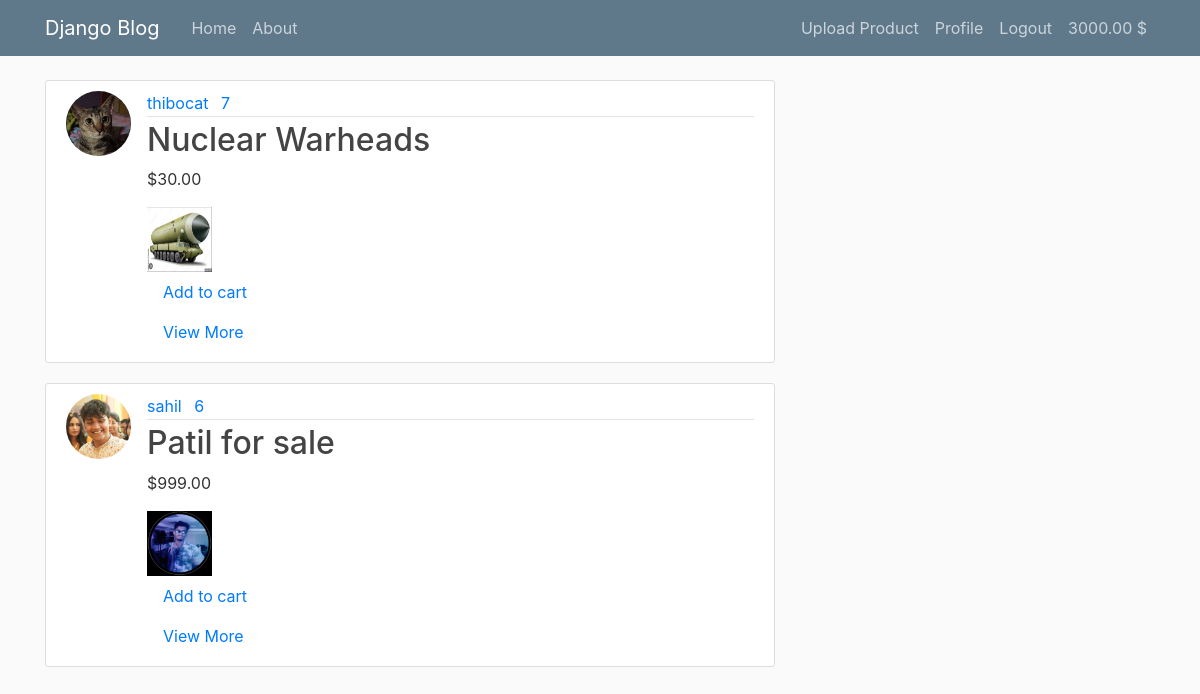
/ (signed in), run on the app's committed database.
### registration/models.py (models this page shows, shortened)
class Profile(models.Model):
    user = models.OneToOneField(User, on_delete=models.CASCADE)
    image = models.ImageField(default='default.jpg', upload_to='profile_pics')
    is_seller = models.BooleanField(default=False)
    cash = models.DecimalField(max_digits=10, decimal_places=2, default=0)

### blog/models.py (models this page shows, shortened)
class post(models.Model):
    title = models.CharField(max_length=100)
    price = models.DecimalField(max_digits=10, decimal_places=2)
    date = models.DateTimeField(default = timezone.now)
    author = models.ForeignKey(User, on_delete=models.CASCADE)
    image = models.ImageField(upload_to='images')

### blog/views.py (the view)
# urls.py: path('', PostListView.as_view(), name = 'blog-home'),
class PostListView(ListView):
    model = post
    template_name = 'blog/home.html'
    context_object_name = 'posts'
    ordering = ['-date']

### blog/templates/blog/home.html (shortened to what this page needs)
{% extends "blog/base.html" %}
{% block content %}
    {% for post in posts %}
        <article class="media content-section">
          <img class="rounded-circle article-img" src="{{ post.author.profile.image.url }}">
          <div class="media-body">
            <div class="article-metadata">
              <a class="mr-2" href="#">{{ post.author }}</a>
              <a class="mr-2" href="#">{{ post.id }}</a>
            </div>
            <h2><a class="article-title" href="{% url 'post-detail' post.id %}">{{ post.title }}</a></h2>
            <p class="article-content">${{ post.price }}</p>
            <img class="article-img" src="{{ post.image.url }}" alt="{{ post.title }}">
            <a class="nav-item nav-link" href="#">Add to cart</a>
            <a class="nav-item nav-link" href="#">View More</a>
          </div>
        </article>
    {% endfor %}
{% endblock content %}

### blog/templates/blog/base.html (shortened to what this page needs)
{%load static%}
<!DOCTYPE html>
<html>
<head>
    <link rel="stylesheet" href="https://cdn.jsdelivr.net/npm/bootstrap@4.0.0/dist/css/bootstrap.min.css">
    <link rel="stylesheet" href="{% static 'blog/main.css' %}">
</head>
<body>
    <header class="site-header">
        <nav class="navbar navbar-expand-md navbar-dark bg-steel fixed-top">
          <div class="container">
            <a class="navbar-brand mr-4" href="/">Django Blog</a>
            <div class="collapse navbar-collapse" id="navbarToggle">
              <div class="navbar-nav mr-auto">
                <a class="nav-item nav-link" href="/">Home</a>
                <a class="nav-item nav-link" href="/about">About</a>
              </div>
              <div class="navbar-nav">
                {% if user.is_authenticated %}
                    {%if user.profile.is_seller %}
                        <a class="nav-item nav-link" href="{% url 'post-create' %}">Upload Product</a>
                    {% endif %}
                    <a class="nav-item nav-link" href="{% url 'profile' %}">Profile</a>
                    <a class="nav-item nav-link" href="{% url 'logout' %}">Logout</a>
                    <a class="nav-item nav-link" href="{% url 'addmoney' %}"> {{ user.profile.cash }} $</a>
                {% else %}
                    <a class="nav-item nav-link" href="{% url 'login' %}">Login</a>
                    <a class="nav-item nav-link" href="{% url 'register' %}">Register</a>
                {% endif %}
              </div>
            </div>
          </div>
        </nav>
      </header>
      <main role="main" class="container">
        <div class="row">
          <div class="col-md-8">
            {% block content %}{% endblock %}
          </div>
        </div>
      </main>
</body>
</html>

### blog/static/blog/main.css (style rules this page uses)
body { background: #fafafa; color: #333333; margin-top: 5rem; }
h1, h2, h3, h4, h5, h6 { color: #444444; }
.bg-steel { background-color: #5f788a; }
.site-header .navbar-nav .nav-link { color: #cbd5db; }
.content-section { background: #ffffff; padding: 10px 20px; border: 1px solid #dddddd; border-radius: 3px; margin-bottom: 20px; }
.article-title { color: #444444; }
.article-content { white-space: pre-line; }
.article-img { height: 65px; width: 65px; margin-right: 16px; }
.article-metadata { padding-bottom: 1px; margin-bottom: 4px; border-bottom: 1px solid #e3e3e3 }

### data on the page
post: author.profile.image (picture), author "thibocat", id "7", title "Nuclear Warheads", price "30.00", image (picture)
post: author.profile.image (picture), author "sahil", id "6", title "Patil for sale", price "999.00", image (picture)

### other printed values
{{ user.profile.cash }} "3000.00"
